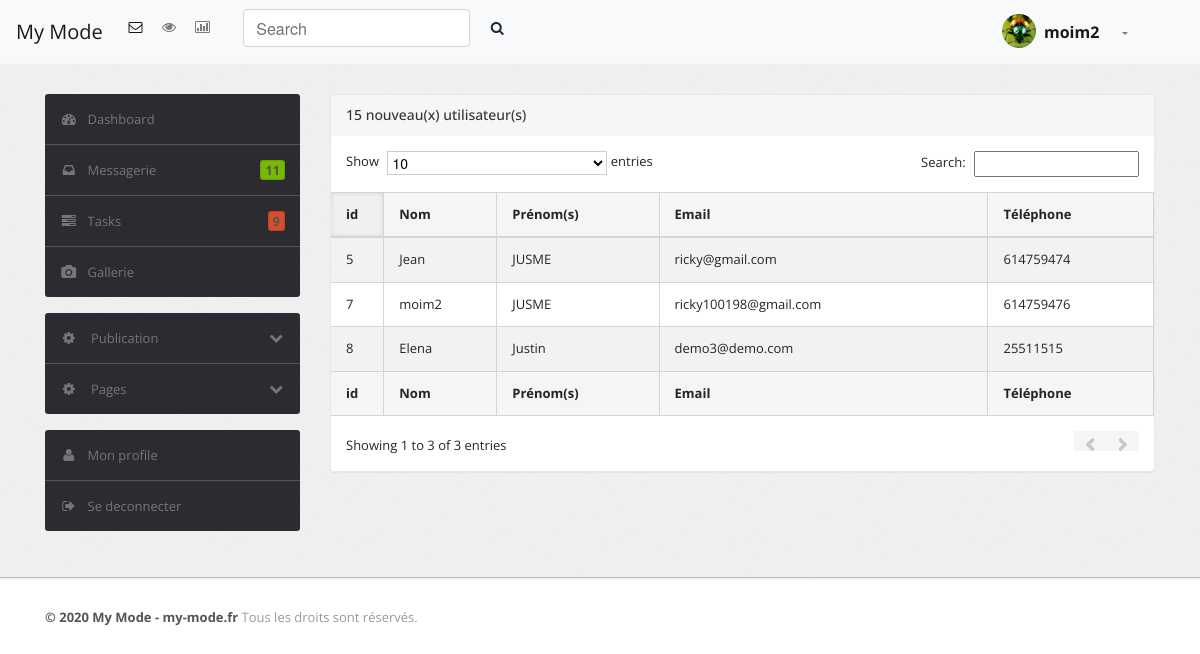
Screenshot of /admin/all-users.php (signed in) with the database file from the repository.
### tables this page shows
CREATE TABLE `users` (
  `id` int(11) NOT NULL,
  `email` varchar(225) NOT NULL,
  `password` varchar(255) NOT NULL,
  `type_profile` varchar(255) NOT NULL,
  `firstname` varchar(255) NOT NULL,
  `lastname` varchar(255) NOT NULL,
  `genre` varchar(255) NOT NULL,
  `profile_target` varchar(255) NOT NULL,
  `phone` int(11) NOT NULL,
  `date_register` varchar(255) NOT NULL,
  `keyAccess` varchar(255) NOT NULL
);

### admin/includes/users.php (called while the page is built, shortened)
<?php
class User {
   public function fetch_all_users() {
       global $pdo;
       $query = $pdo->prepare("SELECT * FROM users ORDER BY CAST(date_register AS DATE) DESC");
       $query -> execute();
       return $query->fetchAll(\PDO::FETCH_ASSOC);
   }
   public function get_user_talent_by_email($email, $tab) {
       global $pdo ;
       $query = $pdo->prepare("SELECT * FROM $tab WHERE email = ?");
       $query->bindValue(1, $email);
       $query->execute();
       $num = $query->rowCount();
       if($num ==1) {
         return $query -> fetch(\PDO::FETCH_ASSOC);
       } else {
         return json_encode(array('error' => "not-found"));
       }
   }
}
?>

### admin/all-users.php (the view, shortened to what this page needs)
<?php
include_once('includes/connection.php');
include_once('includes/users.php');
$user = new User();
$user_current = $user->get_user_talent_by_email($_SESSION['email_ad'], 'users');
$users = $user->fetch_all_users();
?>
<!DOCTYPE html>
<html lang="fr">
<head>
  <link rel="stylesheet" href="https://stackpath.bootstrapcdn.com/bootstrap/4.4.1/css/bootstrap.min.css">
  <link type="text/css" href="css/theme.css" rel="stylesheet">
  <link type="text/css" href="images/icons/css/font-awesome.css" rel="stylesheet">
</head>
<body>
  <?php include_once('includes/header.php'); ?>
  <div class="wrapper">
     <div class="container">
        <div class="row">
           <?php include_once('includes/menu-sidebar.php'); ?>
           <div class="col-md-12 col-lg-9">
              <div class="content">
                 <div class="module">
                    <div class="module-head">
                       <h3>15 nouveau(x) utilisateur(s)</h3>
                    </div>
                    <div class="module-body table">
                       <table cellpadding="0" cellspacing="0" border="0" class="datatable-1 table table-bordered table-striped	 display" width="100%">
                          <thead>
                             <tr>
                                <th>id</th>
                                <th>Nom</th>
                                <th>Prénom(s)</th>
                                <th>Email</th>
                                <th>Téléphone</th>
                             </tr>
                          </thead>
                          <tbody>
                             <?php
                                foreach ($users as $elem) { ?>
                             <tr class="gradeA even">
                                <td class="  sorting_1"><?= $elem['id'] ?></td>
                                <td class=" "><?= $elem['firstname'] ?></td>
                                <td class=" "><?= $elem['lastname'] ?></td>
                                <td class="center "><?= $elem['email'] ?></td>
                                <td class="center "><?= $elem['phone'] ?></td>
                             </tr>
                             <?php }
                                ?>
                          </tbody>
                          <tfoot>
                             <tr>
                                <th>id</th>
                                <th>Nom</th>
                                <th>Prénom(s)</th>
                                <th>Email</th>
                                <th>Téléphone</th>
                             </tr>
                          </tfoot>
                       </table>
                    </div>
                 </div>
              </div>
           </div>
        </div>
     </div>
  </div>
  <?php include_once('includes/footer.php'); ?>
</body>
</html>

### admin/includes/header.php (shortened to what this page needs)
<?php
include_once('includes/connection.php');
include_once('includes/users.php');
$user = new User();
$user_current = $user->get_user_talent_by_email($_SESSION['email_ad'], 'users');
?>
<nav class="navbar navbar-expand-lg navbar-light bg-light">
  <a class="navbar-brand" href="index.php">My Mode</a>
  <div class="collapse navbar-collapse" id="navbarSupportedContent">
    <ul class="navbar-nav mr-auto">
      <li class="nav-item active">
        <a class="nav-link" href="#"><i class="icon-envelope"></i></a>
      </li>
      <li class="nav-item">
        <a class="nav-link" href="#"><i class="icon-eye-open"></i></a>
      </li>
      <li class="nav-item">
        <a class="nav-link" href="#"><i class="icon-bar-chart"></i></a>
      </li>
      <form class="form-inline ml-md-4 mb-2">
        <input class="form-control mr-sm-2" type="search" placeholder="Search" aria-label="Search">
        <button class="btn my-2 my-sm-0" type="submit"><i class="icon-search"></i></button>
      </form>
    </ul>
    <ul class="navbar-nav mr-5">
      <li class="nav-item dropdown">
        <a class="nav-link dropdown-toggle" href="#" id="navbarDropdown" role="button" data-toggle="dropdown" aria-haspopup="true" aria-expanded="false">
          <img src="<?= $user_current['profile_target'] ?>" class="nav-avatar">
          <span class="navbar-brand lead font-weight-bolder" href="#"><?php if($user_current) {echo $user_current["firstname"];} ?></span>
        </a>
      </li>
    </ul>
  </div>
</nav>

### rows the page displays
users: profile_target (picture), firstname "moim2", id "7", lastname "JUSME", email "ricky100198@gmail.com", phone "614759476"
users: id "5", firstname "Jean", lastname "JUSME", email "ricky@gmail.com", phone "614759474"
users: id "8", firstname "Elena", lastname "Justin", email "demo3@demo.com", phone "25511515"
